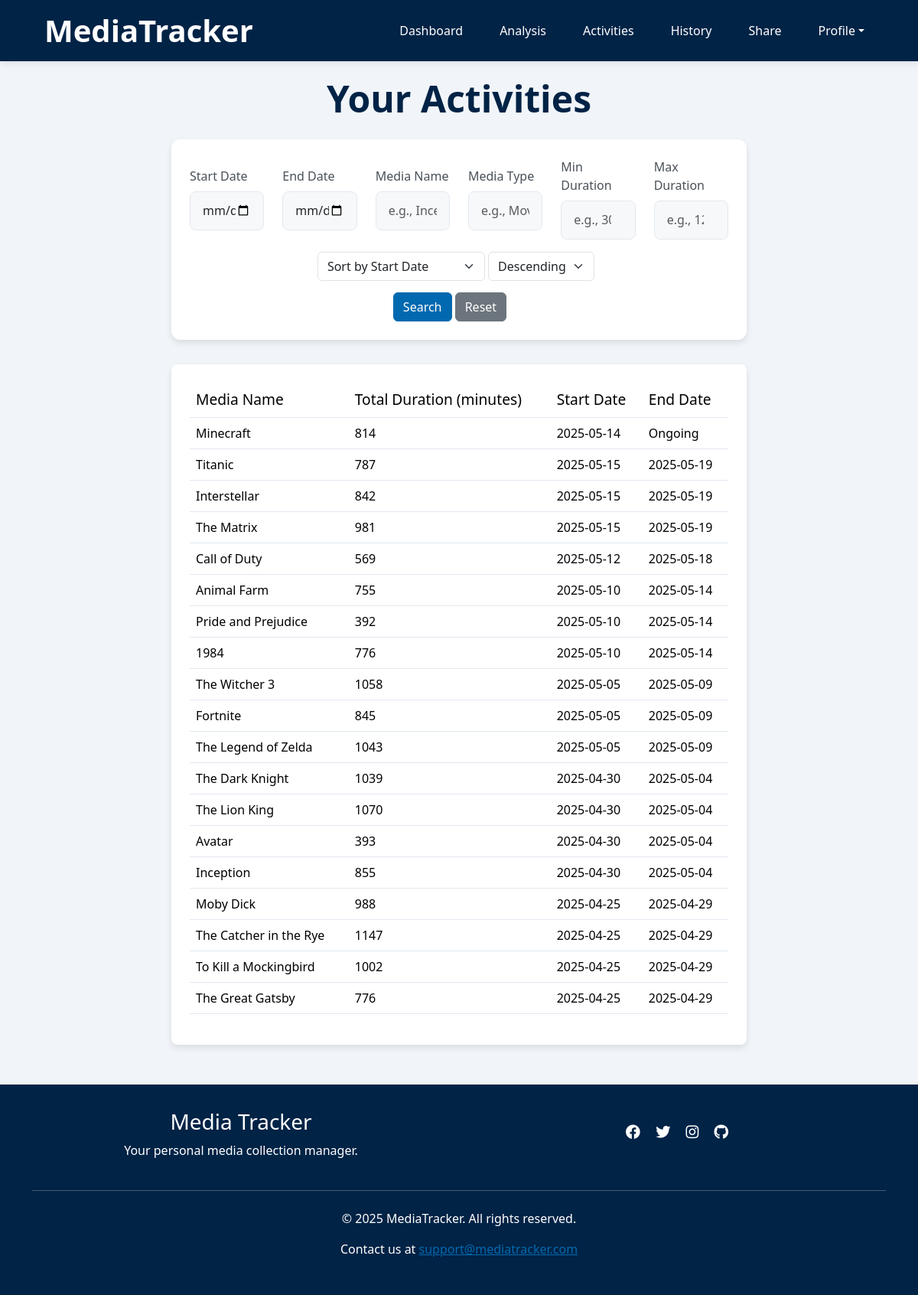
Screenshot of /activities (signed in) with the database file from the repository.
### app/models.py (models this page shows)
class Activities(db.Model):
    __tablename__ = 'Activities'
    id = db.Column(db.Integer, primary_key=True)
    username = db.Column(db.String(80), db.ForeignKey('Users.username'), nullable=False)
    media_type = db.Column(db.String(50), nullable=False)
    media_subtype = db.Column(db.String(50), nullable=True)
    media_name = db.Column(db.String(120), nullable=False)
    status = db.Column(db.String(20), nullable=False, default='ongoing')
    start_date = db.Column(db.Date, nullable=True)
    end_date = db.Column(db.Date, nullable=True)
    rating = db.Column(db.Float, nullable=True)
    comment = db.Column(db.Text, nullable=True)
    media_entries = db.relationship('Entries', backref='activity')

### app/routes.py (the view)
@blueprint.route('/activities', methods=['GET'])
@login_required
def activities():
    result = get_activities(current_user.username, request)
    if result:
        return result

### app/forms.py
class EndActivityForm(FlaskForm):
    activity_id = HiddenField('Activity ID', validators=[DataRequired()])
    rating = IntegerField('Rating (1-10)', validators=[Optional(), NumberRange(min=1, max=10)])
    comment = TextAreaField('Comment', validators=[Optional()])
    submit = SubmitField('Submit')

class ReopenActivityForm(FlaskForm):
    activity_id = HiddenField('Activity ID', validators=[DataRequired()])
    submit = SubmitField('Reopen Activity')

### app/helpers/activities_functions.py (called while the page is built, shortened)
def apply_activity_filters(query, filters):
    if filters.get('start_date'):
        query = query.filter(Entries.date >= filters['start_date'])
    if filters.get('end_date'):
        query = query.filter(Entries.date <= filters['end_date'])
    if filters.get('media_name'):
        query = query.filter(Activities.media_name.ilike(f"%{filters['media_name']}%"))
    if filters.get('min_duration'):
        min_d = int(filters['min_duration'])
        query = query.having(func.sum(cast(Entries.duration, Integer)) >= min_d)
    if filters.get('max_duration'):
        max_d = int(filters['max_duration'])
        query = query.having(func.sum(cast(Entries.duration, Integer)) <= max_d)
    return query

### app/models.py (called while the page is built)
@login.user_loader
def load_user(username):
    return db.session.get(Users, username)

### app/templates/activities.html (shortened to what this page needs)
{% extends "base.html" %}
{% block content %}
<div class="page-container">
    {% if current_user.username == username %}
        <h2 class="text-center page-title">Your Activities</h2>
    {% else %}
        <h2 class="text-center page-title">{{ username }}'s Activities</h2>
    {% endif %}
    <section class="section wow fadeInUp" data-wow-duration="0.2s" data-wow-delay="0.05s">
    <form action="{{ url_for('main.activities') }}" method="GET">
        <div class="row align-items-center">
            <div class="col-md-2">
                <label for="start_date" class="form-label">Start Date</label>
                <input type="date" id="start_date" name="start_date" class="form-control" value="{{ request.args.get('start_date', '') }}">
            </div>
            <div class="col-md-2">
                <label for="end_date" class="form-label">End Date</label>
                <input type="date" id="end_date" name="end_date" class="form-control" value="{{ request.args.get('end_date', '') }}">
            </div>
            <div class="col-md-2">
                <label for="media_name" class="form-label">Media Name</label>
                <input type="text" id="media_name" name="media_name" class="form-control" placeholder="e.g., Inception" value="{{ request.args.get('media_name', '') }}">
            </div>
            <div class="col-md-2">
                <label for="media_type" class="form-label">Media Type</label>
                <input type="text" id="media_type" name="media_type" class="form-control" placeholder="e.g., Movie" value="{{ request.args.get('media_type', '') }}">
            </div>
            <div class="col-md-2">
                <label for="min_duration" class="form-label">Min Duration</label>
                <input type="number" id="min_duration" name="min_duration" class="form-control" placeholder="e.g., 30" value="{{ request.args.get('min_duration', '') }}">
            </div>
            <div class="col-md-2">
                <label for="max_duration" class="form-label">Max Duration</label>
                <input type="number" id="max_duration" name="max_duration" class="form-control" placeholder="e.g., 120" value="{{ request.args.get('max_duration', '') }}">
            </div>
            <div class="row mt-3">
                <div class="sort text-center">
                    <select name="sort_field" class="form-select d-inline-block w-auto ms-3" style="display:inline-block; width:auto;">
                        <option value="start_date" {% if request.args.get('sort_field', 'start_date') == 'start_date' %}selected{% endif %}>Sort by Start Date</option>
                    </select>
                    <select name="sort_order" class="form-select d-inline-block w-auto" style="display:inline-block; width:auto;">
                        <option value="desc" {% if request.args.get('sort_order', 'desc') == 'desc' %}selected{% endif %}>Descending</option>
                    </select>
                </div>
                <div class="col-md-12 text-center">
                    <button type="submit" class="btn btn-primary">Search</button>
                    <a href="{{ url_for('main.activities') }}" class="btn btn-secondary">Reset</a>
                </div>
            </div>
        </div>
    </form>
    </section>
    <section class="table-section">
    <table class="table hover">
        <thead>
            <tr>
                <th class="wow fadeInUp" data-wow-duration="0.2s" data-wow-delay="0.1s">Media Name</th>
                <th class="wow fadeInUp" data-wow-duration="0.2s" data-wow-delay="0.15s">Total Duration (minutes)</th>
                <th class="wow fadeInUp" data-wow-duration="0.2s" data-wow-delay="0.2s">Start Date</th>
                <th class="wow fadeInUp" data-wow-duration="0.2s" data-wow-delay="0.25s">End Date</th>
            </tr>
        </thead>
        <tbody>
            {% for activity in uncompleted_activities %}
            <tr class="activity-row">
                <td class="wow fadeInUp" data-wow-duration="0.2s" data-wow-delay="0.1s">{{ activity.media_name }}</td>
                <td class="wow fadeInUp" data-wow-duration="0.2s" data-wow-delay="0.15s">{{ activity.total_duration }}</td>
                <td class="wow fadeInUp" data-wow-duration="0.2s" data-wow-delay="0.2s">{{ activity.start_date }}</td>
                <td class="wow fadeInUp" data-wow-duration="0.2s" data-wow-delay="0.25s">Ongoing</td>
            </tr>
            {% endfor %}
            {% for activity in completed_activities %}
            <tr class="activity-row">
                <td class="wow fadeInUp" data-wow-duration="0.2s" data-wow-delay="0.1s">{{ activity.media_name }}</td>
                <td class="wow fadeInUp" data-wow-duration="0.2s" data-wow-delay="0.15s">{{ activity.total_duration }}</td>
                <td class="wow fadeInUp" data-wow-duration="0.2s" data-wow-delay="0.2s">{{ activity.start_date }}</td>
                <td class="wow fadeInUp" data-wow-duration="0.2s" data-wow-delay="0.25s">{{ activity.end_date }}</td>
            </tr>
            {% endfor %}
        </tbody>
    </table>
    </section>
</div>
{% endblock %}

### app/static/styles.css (style rules this page uses)
:root { --primary-color: #0069af; --secondary-color: #002346; --background-color:#f1f5f9; --light-border: #e2e8f0; }
body { font-family: 'Segoe UI', Tahoma, Geneva, Verdana, sans-serif; background-color: var(--background-color); }
html, body { height: 100%; margin: 0; padding: 0; }
body { display: flex; flex-direction: column; }
table { width: 100%; border-collapse: collapse; }
th { background-color: #ffffff; padding: 0.75rem 1rem; text-align: left; font-weight: 500; color: #495057; border-bottom: 1px solid var(--light-border); font-size: 1.2rem; }
td { padding: 0.75rem; border-bottom: 1px solid var(--light-border); vertical-align: middle; }
thead { padding: 0.75rem 1rem; }
.btn-primary { background-color: var(--primary-color); border-color: var(--primary-color); }
.section { background: white; border-radius: 0.75rem; box-shadow: 0 4px 8px rgba(0,0,0,0.1); padding: 1.5rem; margin-bottom: 2rem; }
.page-title { font-size: 3rem; font-weight: bold; margin-bottom: 1.5rem; color: var(--secondary-color); }
.page-container { margin: 0 auto; width: 66%; padding: 20px; }
.table-section { background-color: white; border-radius: 8px; box-shadow: 0 4px 8px rgba(0, 0, 0, 0.1); padding: 1.5rem; margin-bottom: 2rem; overflow-x: auto; }
.form-control { padding: 0.8rem 1rem; border-radius: 8px; border: 1px solid var(--light-border); transition: all 0.3s ease; font-size: 1rem; background-color: #f2f4f59c; }
.form-label { font-weight: 500; margin-bottom: 0.5rem; color: #495057; }
.wow { visibility: hidden; }
.wow.animated { visibility: visible; }
.sort { padding-bottom: 15px; }

### rows the page displays
Activities: media_name "Minecraft", total_duration "814", start_date "2025-05-14"
Activities: media_name "Titanic", total_duration "787", start_date "2025-05-15", end_date "2025-05-19"
Activities: media_name "Interstellar", total_duration "842", start_date "2025-05-15", end_date "2025-05-19"
Activities: media_name "The Matrix", total_duration "981", start_date "2025-05-15", end_date "2025-05-19"
Activities: media_name "Call of Duty", total_duration "569", start_date "2025-05-12", end_date "2025-05-18"
Activities: media_name "Animal Farm", total_duration "755", start_date "2025-05-10", end_date "2025-05-14"
Activities: media_name "Pride and Prejudice", total_duration "392", start_date "2025-05-10", end_date "2025-05-14"
Activities: media_name "1984", total_duration "776", start_date "2025-05-10", end_date "2025-05-14"
Activities: media_name "The Witcher 3", total_duration "1058", start_date "2025-05-05", end_date "2025-05-09"
Activities: media_name "Fortnite", total_duration "845", start_date "2025-05-05", end_date "2025-05-09"
Activities: media_name "The Legend of Zelda", total_duration "1043", start_date "2025-05-05", end_date "2025-05-09"
Activities: media_name "The Dark Knight", total_duration "1039", start_date "2025-04-30", end_date "2025-05-04"
Activities: media_name "The Lion King", total_duration "1070", start_date "2025-04-30", end_date "2025-05-04"
Activities: media_name "Avatar", total_duration "393", start_date "2025-04-30", end_date "2025-05-04"
Activities: media_name "Inception", total_duration "855", start_date "2025-04-30", end_date "2025-05-04"
Activities: media_name "Moby Dick", total_duration "988", start_date "2025-04-25", end_date "2025-04-29"
Activities: media_name "The Catcher in the Rye", total_duration "1147", start_date "2025-04-25", end_date "2025-04-29"
Activities: media_name "To Kill a Mockingbird", total_duration "1002", start_date "2025-04-25", end_date "2025-04-29"
Activities: media_name "The Great Gatsby", total_duration "776", start_date "2025-04-25", end_date "2025-04-29"
